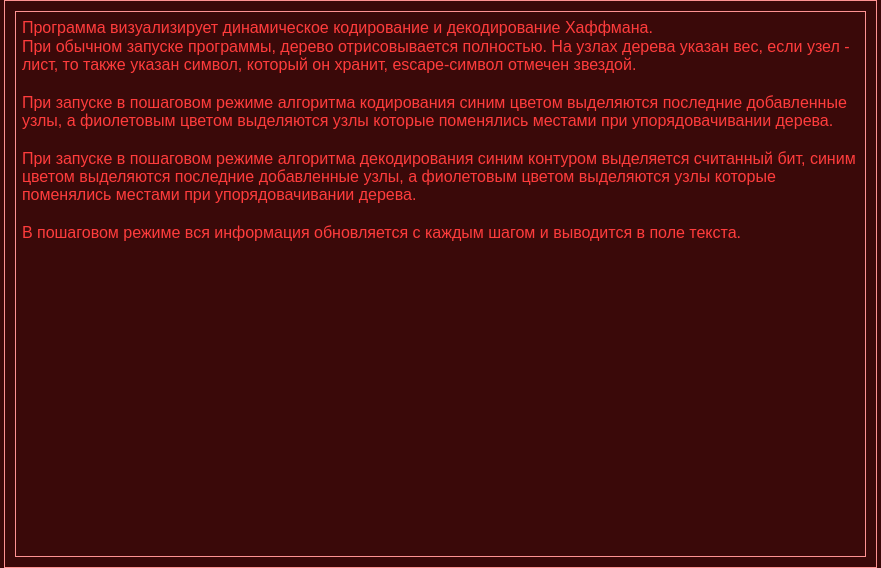
<?xml version="1.0" encoding="UTF-8"?>
<ui version="4.0">
 <class>Instruction</class>
 <widget class="QWidget" name="Instruction">
  <property name="geometry">
   <rect>
    <x>0</x>
    <y>0</y>
    <width>881</width>
    <height>568</height>
   </rect>
  </property>
  <property name="minimumSize">
   <size>
    <width>700</width>
    <height>500</height>
   </size>
  </property>
  <property name="maximumSize">
   <size>
    <width>1496</width>
    <height>922</height>
   </size>
  </property>
  <property name="windowTitle">
   <string>Form</string>
  </property>
  <property name="styleSheet">
   <string notr="true">border-color: rgb(255, 20, 20);
border-width : 1.2px;
border-style: ridge;
margin-left: 4px;
margin-right: 4px;
padding:2px;
color: rgb(255, 76, 76);
background-color: rgb(58, 9, 9);
color: rgb(255, 60, 60);
</string>
  </property>
  <layout class="QVBoxLayout" name="verticalLayout">
   <item>
    <widget class="QTextBrowser" name="textBrowser">
     <property name="minimumSize">
      <size>
       <width>600</width>
       <height>400</height>
      </size>
     </property>
     <property name="maximumSize">
      <size>
       <width>1500</width>
       <height>900</height>
      </size>
     </property>
     <property name="html">
      <string>&lt;!DOCTYPE HTML PUBLIC &quot;-//W3C//DTD HTML 4.0//EN&quot; &quot;http://www.w3.org/TR/REC-html40/strict.dtd&quot;&gt;
&lt;html&gt;&lt;head&gt;&lt;meta name=&quot;qrichtext&quot; content=&quot;1&quot; /&gt;&lt;style type=&quot;text/css&quot;&gt;
p, li { white-space: pre-wrap; }
&lt;/style&gt;&lt;/head&gt;&lt;body style=&quot; font-family:'MS Shell Dlg 2'; font-size:7.8pt; font-weight:400; font-style:normal;&quot;&gt;
&lt;p style=&quot; margin-top:0px; margin-bottom:0px; margin-left:0px; margin-right:0px; -qt-block-indent:0; text-indent:0px;&quot;&gt;&lt;span style=&quot; font-family:'MS Shell Dlg 2'; font-size:12pt;&quot;&gt;Программа визуализирует динамическое кодирование и декодирование Хаффмана.&lt;/span&gt;&lt;/p&gt;
&lt;p style=&quot; margin-top:0px; margin-bottom:0px; margin-left:0px; margin-right:0px; -qt-block-indent:0; text-indent:0px;&quot;&gt;&lt;span style=&quot; font-family:'MS Shell Dlg 2'; font-size:12pt;&quot;&gt;При обычном запуске программы, дерево отрисовывается полностью. На узлах дерева указан вес, если узел - лист, то также указан символ, который он хранит, escape-символ отмечен звездой. &lt;/span&gt;&lt;/p&gt;
&lt;p style=&quot; margin-top:0px; margin-bottom:0px; margin-left:0px; margin-right:0px; -qt-block-indent:0; text-indent:0px;&quot;&gt;&lt;span style=&quot; font-family:'MS Shell Dlg 2'; font-size:12pt;&quot;&gt; &lt;/span&gt;&lt;/p&gt;
&lt;p style=&quot; margin-top:0px; margin-bottom:0px; margin-left:0px; margin-right:0px; -qt-block-indent:0; text-indent:0px;&quot;&gt;&lt;span style=&quot; font-family:'MS Shell Dlg 2'; font-size:12pt;&quot;&gt;При запуске в пошаговом режиме алгоритма кодирования синим цветом выделяются последние добавленные узлы, а фиолетовым цветом выделяются узлы которые поменялись местами при упорядовачивании дерева.&lt;/span&gt;&lt;/p&gt;
&lt;p style=&quot;-qt-paragraph-type:empty; margin-top:0px; margin-bottom:0px; margin-left:0px; margin-right:0px; -qt-block-indent:0; text-indent:0px; font-family:'MS Shell Dlg 2'; font-size:12pt;&quot;&gt;&lt;br /&gt;&lt;/p&gt;
&lt;p style=&quot; margin-top:0px; margin-bottom:0px; margin-left:0px; margin-right:0px; -qt-block-indent:0; text-indent:0px;&quot;&gt;&lt;span style=&quot; font-family:'MS Shell Dlg 2'; font-size:12pt;&quot;&gt;При запуске в пошаговом режиме алгоритма декодирования синим контуром выделяется считанный бит, синим цветом выделяются последние добавленные узлы, а фиолетовым цветом выделяются узлы которые поменялись местами при упорядовачивании дерева.&lt;/span&gt;&lt;/p&gt;
&lt;p style=&quot;-qt-paragraph-type:empty; margin-top:0px; margin-bottom:0px; margin-left:0px; margin-right:0px; -qt-block-indent:0; text-indent:0px; font-family:'MS Shell Dlg 2'; font-size:12pt;&quot;&gt;&lt;br /&gt;&lt;/p&gt;
&lt;p style=&quot; margin-top:0px; margin-bottom:0px; margin-left:0px; margin-right:0px; -qt-block-indent:0; text-indent:0px;&quot;&gt;&lt;span style=&quot; font-family:'MS Shell Dlg 2'; font-size:12pt;&quot;&gt;В пошаговом режиме вся информация обновляется с каждым шагом и выводится в поле текста.&lt;/span&gt;&lt;/p&gt;&lt;/body&gt;&lt;/html&gt;</string>
     </property>
    </widget>
   </item>
  </layout>
 </widget>
 <resources/>
 <connections/>
</ui>
